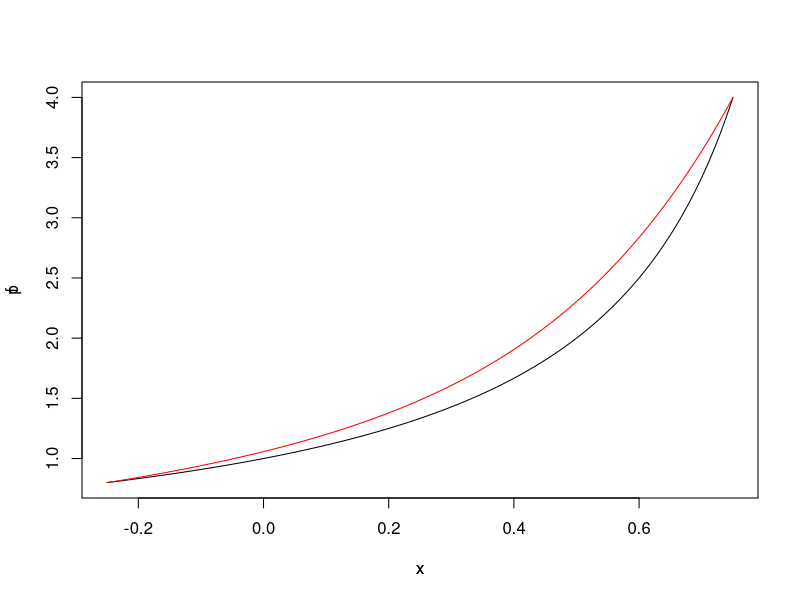
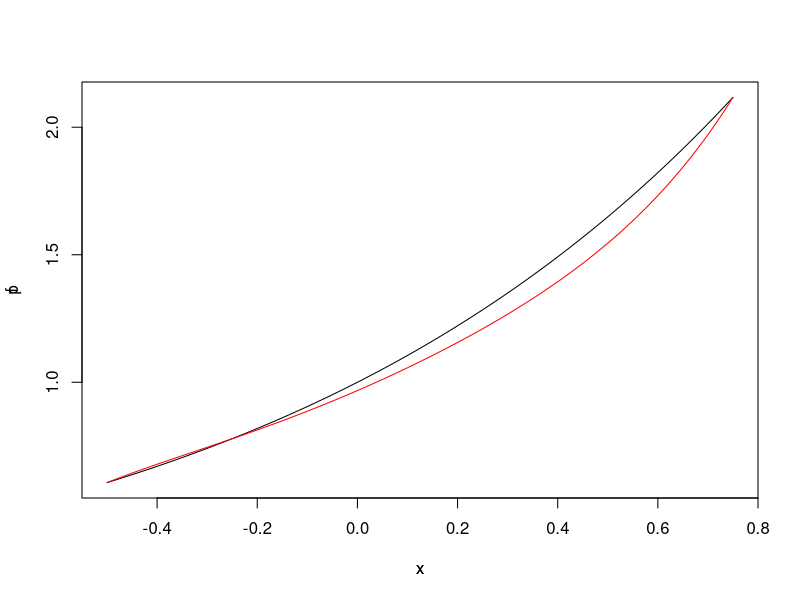
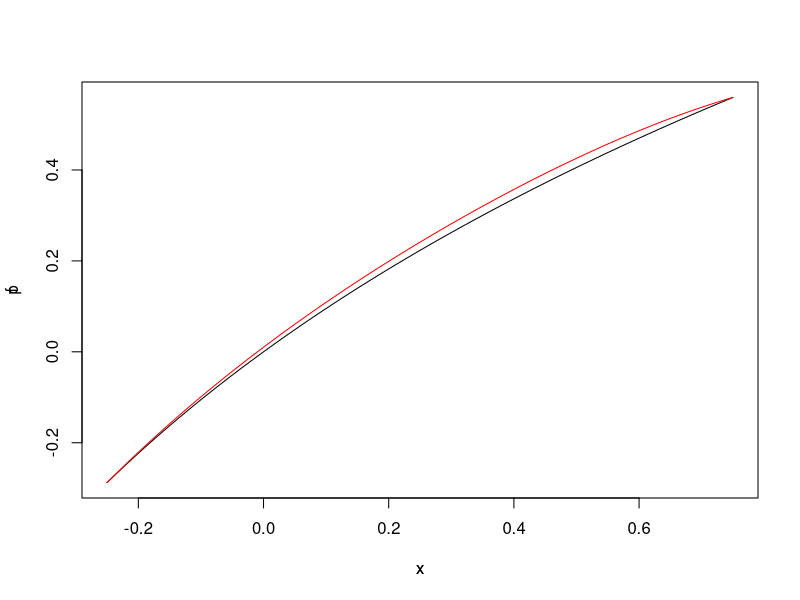

Source code (R) for these figures, in order:
## ---- chunk 1
knitr::opts_chunk$set(echo = TRUE)
suppressMessages(suppressWarnings(library('pracma')))
## ---- chunk 2
c = 0
f <- function(x) {1/(1-x)}
a <- taylor(f,x0=c,5)
a
p <- function(x) {a[6] + a[5]*(x-c) + (a[4]*(x-c)^2) + (a[3]*(x-c)^3) + (a[2]*(x-c)^4 +(a[6]*(x-c)^5))}
plot(f, from =-0.25,to=0.75)
par(new=TRUE)
plot(p, from = -0.25,to=0.75,axes=FALSE ,col = 'red')
## ---- chunk 3
c = 0
f <- function(x) {exp(x)}
a <- taylor(f,x0=c,5) #this divides by the factorial
a
p <- function(x) {a[6] + a[5]*(x-c) + (a[4]*(x-c)^2) + (a[3]*(x-c)^3) + (a[2]*(x-c)^4 +(a[6]*(x-c)^5))}
plot(f, from = -0.5,to=0.75)
par(new=TRUE)
plot(p, from = -.5,to=0.75,axes=FALSE ,col = 'red')
## ---- chunk 4
c = 0
f <- function(x) {log(1+x)} #default base is e
a <- taylor(f, x0=c, 5)
a
p <- function(x) {a[6] + a[5]*(x-c) + (a[4]*(x-c)^2) + (a[3]*(x-c)^3) + (a[2]*(x-c)^4 +(a[6]*(x-c)^5))}
plot(f, from = -0.25,to=0.75)
par(new=TRUE)
plot(p, from = -0.25,to=0.75,axes=FALSE ,col = 'red')
